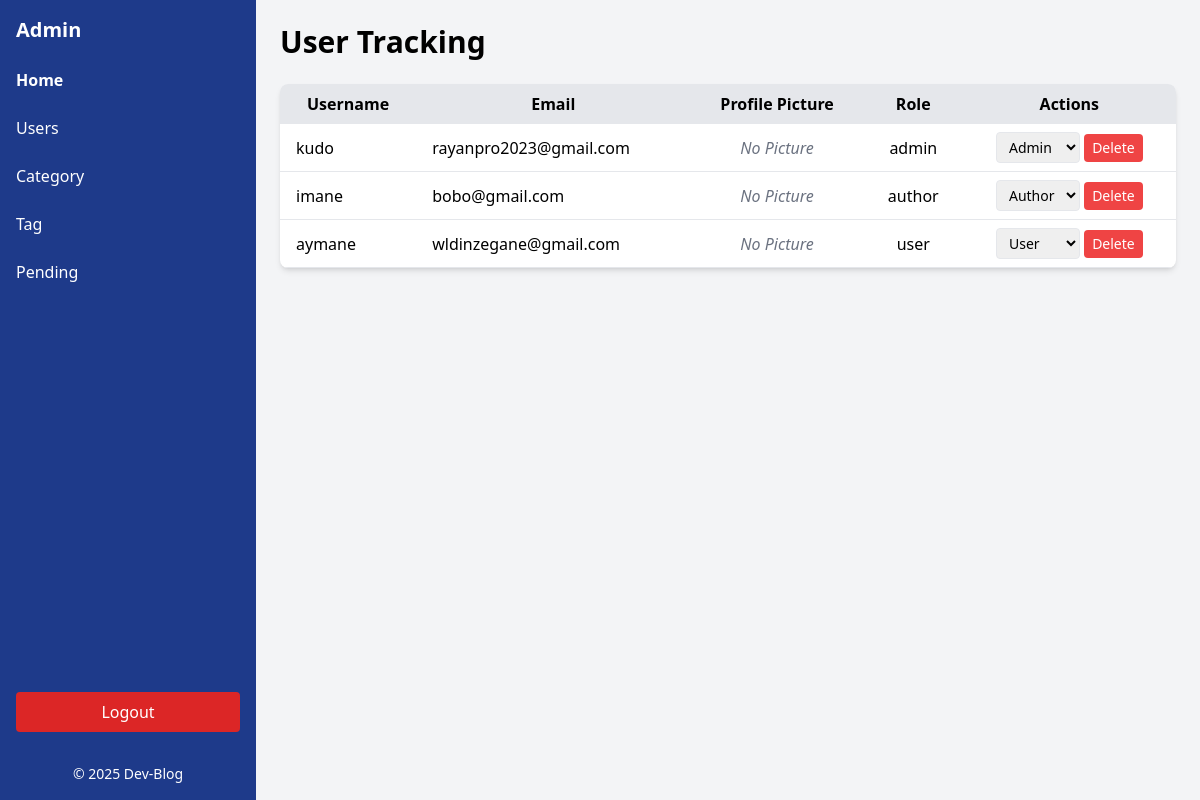
The app's page /app/front-end/userTrack.php (signed in) with its own data.
### tables this page shows
CREATE TABLE `users` (
  `id` bigint(20) NOT NULL,
  `username` varchar(20) NOT NULL,
  `email` varchar(255) NOT NULL,
  `password_hash` varchar(255) NOT NULL,
  `bio` text DEFAULT NULL,
  `profile_picture_url` varchar(255) DEFAULT NULL,
  `role` enum('user','author','admin') NOT NULL DEFAULT 'user'
);

### app/front-end/userTrack.php (the view, shortened to what this page needs)
<?php
try {
    $db = new Database();
    $conn = $db->getConnection();
    $sql = "SELECT id, username, email, profile_picture_url, role FROM users";
    $stmt = $conn->prepare($sql);
    $stmt->execute();
    $users = $stmt->fetchAll(PDO::FETCH_ASSOC);
} catch (PDOException $e) {
    $error_message = "Database error: " . $e->getMessage();
}
?>
<!DOCTYPE html>
<html lang="en">
<head>
    <script src="https://cdn.tailwindcss.com"></script>
</head>
<body class="bg-gray-100 h-screen">
    <div class="flex h-full">
        <aside class="w-64 bg-blue-900 text-white flex flex-col">
            <div class="p-4 text-xl font-bold">Admin</div>
            <nav class="flex-1">
                <ul class="space-y-2">
                    <li><a href="dashboard.php" class="block px-4 py-2 hover:bg-blue-700 font-bold">Home</a></li>
                    <li><a href="userTrack.php" class="block px-4 py-2 hover:bg-blue-700">Users</a></li>
                    <li><a href="category.php" class="block px-4 py-2 hover:bg-blue-700">Category</a></li>
                    <li><a href="tag.php" class="block px-4 py-2 hover:bg-blue-700">Tag</a></li>
                    <li><a href="article.php" class="block px-4 py-2 hover:bg-blue-700">Pending</a></li>
                </ul>
            </nav>
            <div class="p-4">
                <form action="dashboard.php" method="POST">
                    <button type="submit" name="logout" class="w-full bg-red-600 text-white py-2 rounded hover:bg-red-700">Logout</button>
                </form>
            </div>
            <div class="p-4 text-sm text-center">&copy; <span id="year"></span> Dev-Blog</div>
        </aside>
        <main class="flex-1 p-6">
            <h1 class="text-3xl font-bold mb-6">User Tracking</h1>
            <table class="table-auto w-full bg-white shadow-md rounded-lg overflow-hidden">
                <thead class="bg-gray-200">
                    <tr>
                        <th class="px-4 py-2">Username</th>
                        <th class="px-4 py-2">Email</th>
                        <th class="px-4 py-2">Profile Picture</th>
                        <th class="px-4 py-2">Role</th>
                        <th class="px-4 py-2">Actions</th>
                    </tr>
                </thead>
                <tbody>
                    <?php foreach ($users as $user): ?>
                        <tr class="border-b">
                            <td class="px-4 py-2"><?php echo htmlspecialchars($user['username']); ?></td>
                            <td class="px-4 py-2"><?php echo htmlspecialchars($user['email']); ?></td>
                            <td class="px-4 py-2 text-center">
                                <?php if (!empty($user['profile_picture_url'])): ?>
                                    <img src="<?php echo htmlspecialchars($user['profile_picture_url']); ?>" alt="Profile Picture" class="w-10 h-10 rounded-full mx-auto">
                                <?php else: ?>
                                    <span class="text-gray-500 italic">No Picture</span>
                                <?php endif; ?>
                            </td>
                            <td class="px-4 py-2 text-center"><?php echo htmlspecialchars($user['role']); ?></td>
                            <td class="px-4 py-2 text-center">
                             <form action="userTrack.php" method="POST" class="inline-block">
                         <select name="role" class="border rounded px-2 py-1 text-sm" onchange="this.form.submit()">
                    <option value="user" <?php echo $user['role'] === 'user' ? 'selected' : ''; ?>>User</option>
                     <option value="author" <?php echo $user['role'] === 'author' ? 'selected' : ''; ?>>Author</option>
                            <option value="admin" <?php echo $user['role'] === 'admin' ? 'selected' : ''; ?>>Admin</option>
                     </select>
                    </form>
                                <form action="userTrack.php" method="POST" class="inline-block">
                                    <button type="submit" name="delete_user" class="bg-red-500 text-white px-2 py-1 rounded text-sm">Delete</button>
                                </form>
                            </td>
                        </tr>
                    <?php endforeach; ?>
                </tbody>
            </table>
        </main>
    </div>
</body>
</html>

### records on screen
users: username "kudo", email "rayanpro2023@gmail.com", shows "No Picture", role "admin", role "Admin"
users: username "imane", email "bobo@gmail.com", shows "No Picture", role "author", role "Author"
users: username "aymane", email "wldinzegane@gmail.com", shows "No Picture", role "user", role "User"
